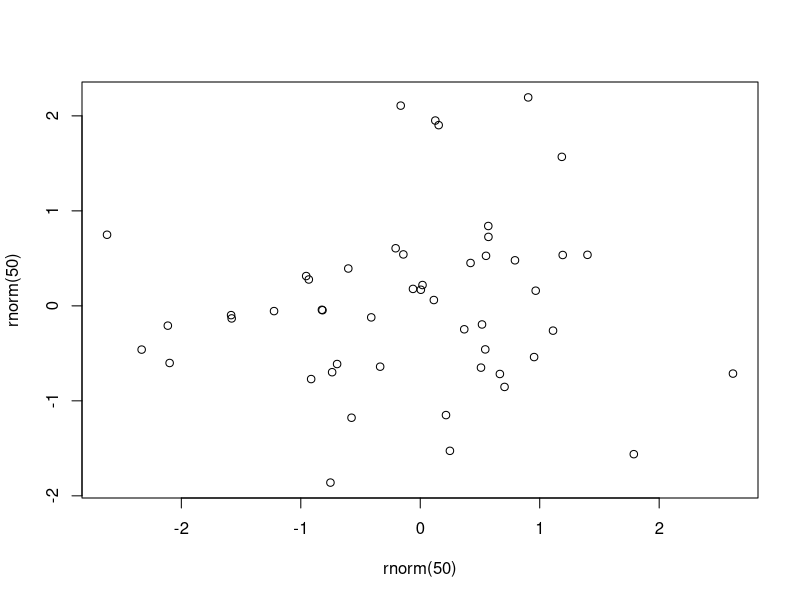

Here is the R script that generated this plot:
## ---- chunk 1
knitr::opts_chunk$set(echo = TRUE)
## ---- chunk 2
cat("Ausgeführt, nichts angezeigt")
library(survey)
library(dplyr)
## ---- chunk 3
cat("Ausgeführt, Output angezeigt")


## ---- chunk 4
cat("Ausgeführt, alles angezeigt")
## ---- chunk 5
plot(rnorm(50), rnorm(50))
## ---- chunk 6
# Read CSV data, "../../" to look two levels upwards
table <- read.csv("tables/mean.tot.p1.csv")
knitr::kable(table, caption = "Mean P1")
## ---- chunk 7
# Read CSV data, "../../" to look two levels upwards
table <- read.csv("tables/gini.tot.p2.csv")
knitr::kable(table, caption = "Gini P2")
